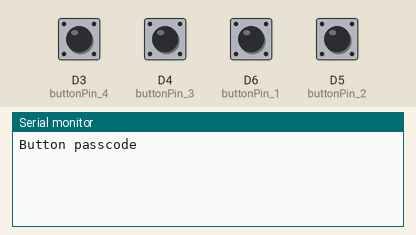
Bench run of a sketch on a simulated ESP8266 (NodeMCU). Shown: the last lines printed to the serial monitor. The test bench sets the inputs (shaded band); at power-on: D3 (buttonPin_4), D4 (buttonPin_3), D5 (buttonPin_2), D6 (buttonPin_1) LOW.

Above: at 0.8 s.
0.9 s: D3 (buttonPin_4) pulled HIGH for 0.15 s
At 2.3 s:
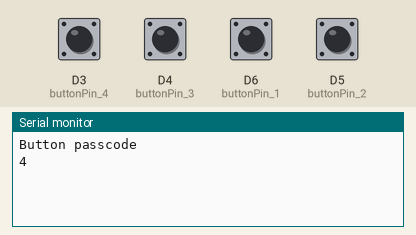
2.9 s: D4 (buttonPin_3) pulled HIGH for 0.15 s
At 3.9 s:
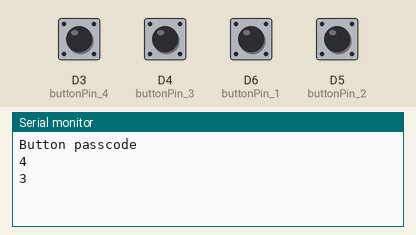
4.5 s: D6 (buttonPin_1) pulled HIGH for 0.15 s
At 5.8 s:
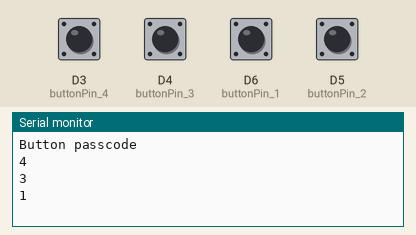
6.1 s: D5 (buttonPin_2) pulled HIGH for 0.15 s
At 7.5 s:
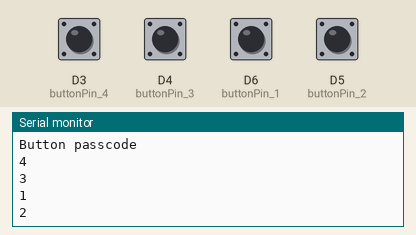
Timing chart, 0 to 8.7 s (numbered marks = the images above; inputs shaded):
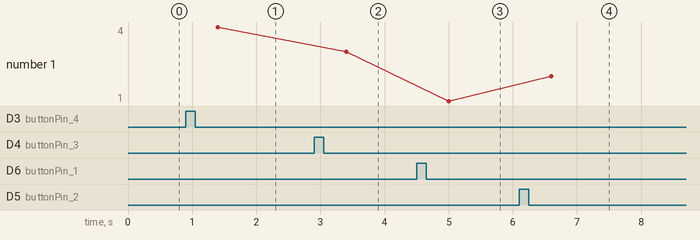

The sketch:

Test_copy.ino
```cpp
int buttonPin_1 = D6;
int buttonPin_2 = D5;
int buttonPin_3 = D4;
int buttonPin_4 = D3;
String Entered = "";
String Passcode = "";

void clear() {
  while (Serial.available() > 0) {
    Serial.read();
  }
}

void setup() {
Serial.begin(9600);
pinMode(buttonPin_1, INPUT);
pinMode(buttonPin_2, INPUT);
pinMode(buttonPin_3, INPUT);
pinMode(buttonPin_4, INPUT);

attachInterrupt(digitalPinToInterrupt(buttonPin_1), buttonPressed_1, RISING);
attachInterrupt(digitalPinToInterrupt(buttonPin_2), buttonPressed_2, RISING);
attachInterrupt(digitalPinToInterrupt(buttonPin_3), buttonPressed_3, RISING);
attachInterrupt(digitalPinToInterrupt(buttonPin_4), buttonPressed_4, RISING);

Serial.println("Button passcode");
while (Serial.available() == 0) {

  }
Passcode = Serial.readStringUntil('\n');
Entered = "";
}

void loop() {
 if (Entered.length() == 4) {
    Serial.println(Entered == Passcode ? "Access Granted" : "Access Denied");
    Entered = "";
 }
clear();

}

void buttonPressed_1() {
    delay(500);
    Serial.println("1");
    Entered += "1";

}

void buttonPressed_2() {
    delay(500);
    Serial.println("2");
    Entered += "2";
}

void buttonPressed_3() {
    delay(500);
    Serial.println("3");
    Entered += "3";
}

void buttonPressed_4() {
    delay(500);
    Serial.println("4");
    Entered += "4";
}
```

Measured:
- after the input at 0.9 s, the serial monitor: prints a new line after 0.50 s (image 1)
- after the input at 2.9 s, the serial monitor: prints a new line after 0.50 s (image 2)
- after the input at 4.5 s, the serial monitor: prints a new line after 0.50 s (image 3)
- after the input at 6.1 s, the serial monitor: prints a new line after 0.50 s (image 4)
- plotted number 1: 4 → 3 after the input at 2.9 s, 3 → 1 after the input at 4.5 s, 1 → 2 after the input at 6.1 s
